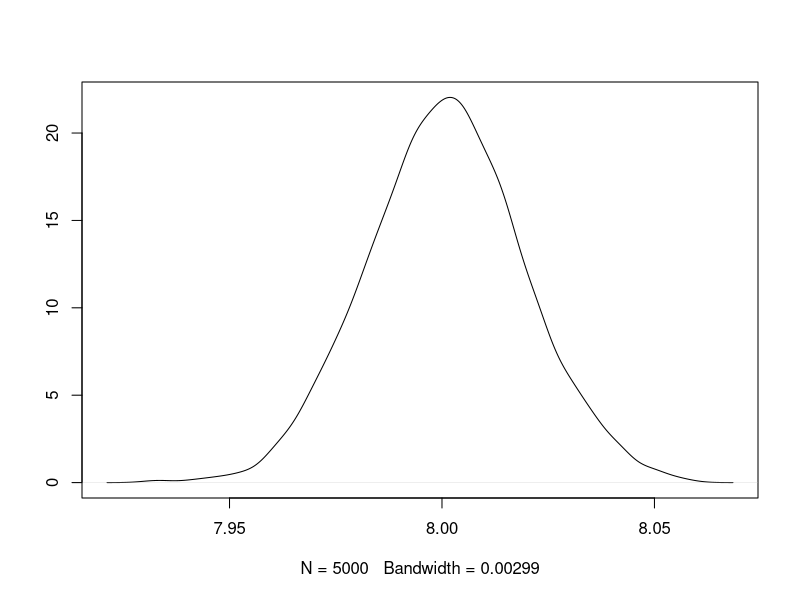

Generate this figure with R:
## ---- chunk 1
knitr::opts_chunk$set(echo = TRUE)
## ---- chunk 2
set.seed(2020)
n<-4000
df<-data.frame(
  id=1:n,
  sex=sample(c('h','m','o'), n, replace = T),
  edad=floor(runif(n, min=17, max=27)),
  carrera=sample(c('eco','cpol','ri','derecho','conta','mat'), n, replace = T),
  prom=runif(n, 6, 10)
)
head(df)
## ---- chunk 3
with(df, mean(prom))
## ---- chunk 4
means<-NULL
## ---- chunk 5
means<-NULL #Vector vacio
num.reps<-5000 # # de repeticiones
for (i in 1:num.reps) {
  df<-data.frame(
  id=1:n,
  sex=sample(c('h','m','o'), n, replace = T),
  edad=floor(runif(n, min=17, max=27)),
  carrera=sample(c('eco','cpol','ri','derecho','conta','mat'), n, replace = T),
  prom=runif(n, 6, 10)) #Creamos el df
  means[i]<-with(df, mean(prom)) #Guardamos en el vector
}
## ---- chunk 6
(plot(density(means),
      ylab='',
      main = ''))
## ---- chunk 7
data('mtcars')
str(mtcars)
## ---- chunk 8
data(mtcars)
for (i in c('mpg','hp','qsec','cyl')) {
  print(mean(mtcars[[i]]))
}
## ---- chunk 9
data(mtcars)
for (i in c('mpg','hp','qsec','cyl')) {
  print(paste0(c('El promedio de',i,'es',mean(mtcars[[i]]))))
}
## ---- chunk 10
if(2>0){
  print('Hola')
}
## ---- chunk 11
if(2==0){
  print('Hola')
}
## ---- chunk 12
a<-rnorm(1, mean=0, sd=1)
if(a>0){
  print('Hola')
} else {
  print('Adiós ')
}
## ---- chunk 13
for (i in 57:65) {
  if(!i %%2){
    print(i)
    next
  }
}
## ---- chunk 14
for (i in 57:65) {
  if(!i %%2){
    print(i)
    break
  }
}

## ---- chunk 15
n<-4000
df<-data.frame(
  id=1:n,
  sex=sample(c('h','m','o'), n, replace = T),
  edad=floor(runif(n, min=17, max=27)),
  carrera=sample(c('eco','cpol','ri','derecho','conta','mat'), n, replace = T),
  prom=runif(n, 6, 10)
)
## ---- chunk 16
career.mean<-function(data_frame){
  career_mean<-NULL
  for (i in df$carrera ) {
  career_mean[i]<-with(subset(df, carrera==i), mean(prom))
  }
  return(career_mean)
}

career.mean(df)
## ---- chunk 17
potencia<- function(x, y=2) {
  result<-x^y
  return(result)
}

potencia(2,2); potencia(2,4)
